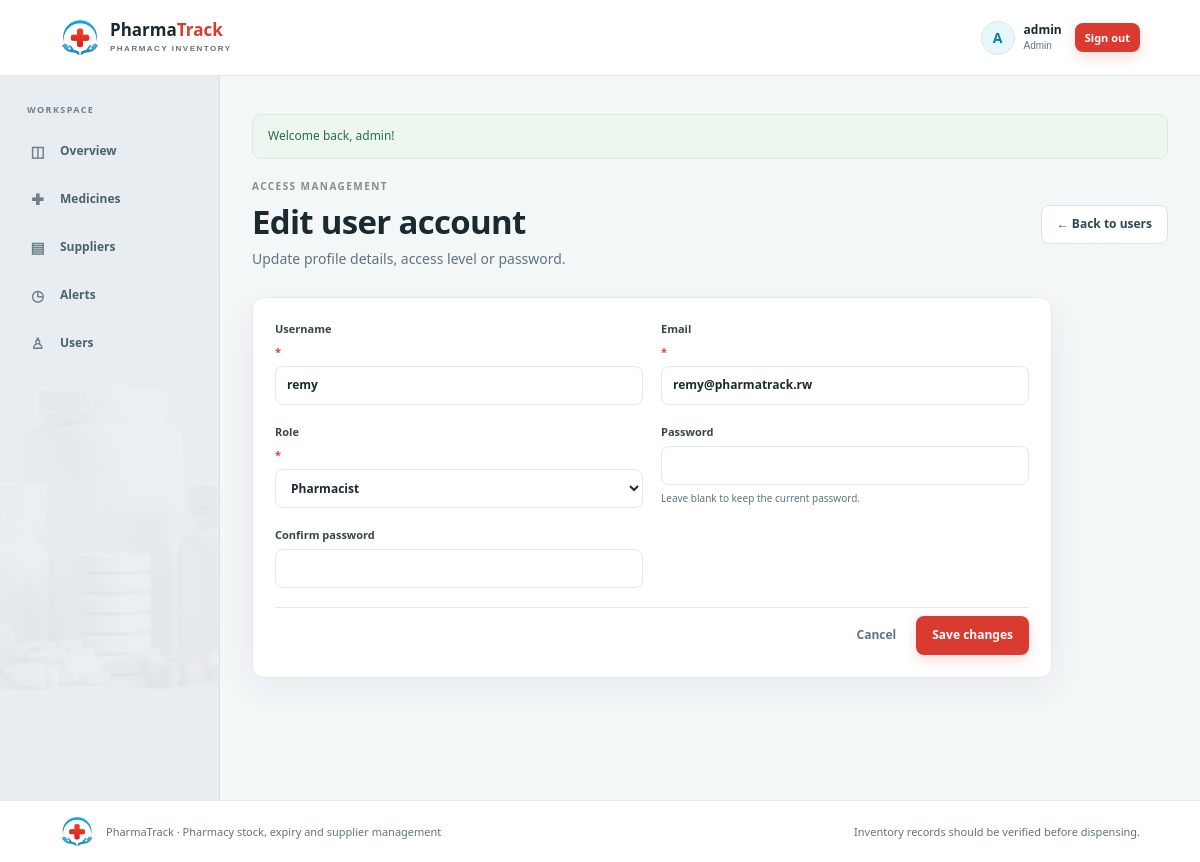
Page /public/index.php?r=user-form&id=2 (signed in) on the committed database.
### tables this page shows
CREATE TABLE IF NOT EXISTS users (
    user_id       INT UNSIGNED NOT NULL AUTO_INCREMENT,
    username      VARCHAR(50)  NOT NULL,
    email         VARCHAR(100) NOT NULL,
    password_hash VARCHAR(255) NOT NULL,
    role          ENUM('admin', 'pharmacist') NOT NULL DEFAULT 'pharmacist',
    created_at    TIMESTAMP NOT NULL DEFAULT CURRENT_TIMESTAMP,
    PRIMARY KEY (user_id),
    UNIQUE KEY uq_users_username (username),
    UNIQUE KEY uq_users_email (email)
);

### src/Core/View.php (called while the page is built, shortened)
<?php
final class View
{
    public static function render(string $view, array $data = []): void
    {
        $viewFile = APP_ROOT . '/src/Views/' . $view . '.php';
        $data += [
            'flash'  => Flash::get(),
            'errors' => Flash::errors(),
            'old'    => Flash::old(),
        ];
        extract($data, EXTR_SKIP);
        require APP_ROOT . '/src/Views/layouts/header.php';
        require $viewFile;
        require APP_ROOT . '/src/Views/layouts/footer.php';
    }
}

### src/Controllers/UserController.php (called while the page is built, shortened)
<?php
final class UserController
{
    public function form(): void
    {
        Auth::requireAdmin();
        $id   = (int) ($_GET['id'] ?? 0);
        $user = $id > 0 ? User::find($id) : null;
        View::render('users/form', [
            'title' => $user ? 'Edit user' : 'Add user',
            'user'  => $user,
        ]);
    }
}

### public/index.php (called while the page is built, shortened)
<?php
require dirname(__DIR__) . '/src/bootstrap.php';
$routes = [
    'login'          => [AuthController::class, 'login'],
    'register'       => [AuthController::class, 'register'],
    'logout'         => [AuthController::class, 'logout'],
    'dashboard'      => [DashboardController::class, 'index'],
    'medicines'      => [MedicineController::class, 'index'],
    'medicine-form'  => [MedicineController::class, 'form'],
    'medicine-save'  => [MedicineController::class, 'save'],
    'medicine-delete'=> [MedicineController::class, 'delete'],
    'suppliers'      => [SupplierController::class, 'index'],
    'supplier-form'  => [SupplierController::class, 'form'],
    'supplier-save'  => [SupplierController::class, 'save'],
    'supplier-delete'=> [SupplierController::class, 'delete'],
    'alerts'         => [AlertController::class, 'index'],
    'alert-create'   => [AlertController::class, 'create'],
    'alert-form'     => [AlertController::class, 'form'],
    'alert-resolve'  => [AlertController::class, 'resolve'],
    'alert-delete'   => [AlertController::class, 'delete'],
    'alert-sync'     => [AlertController::class, 'sync'],
    'users'          => [UserController::class, 'index'],
    'user-form'      => [UserController::class, 'form'],
    'user-save'      => [UserController::class, 'save'],
    'user-delete'    => [UserController::class, 'delete'],
];
$route = isset($_GET['r']) && is_string($_GET['r'])
    ? trim($_GET['r'])
    : (Auth::check() ? 'dashboard' : 'login');
[$controllerClass, $method] = $routes[$route];
try {
    (new $controllerClass())->{$method}();
} catch (Throwable $exception) {
    error_log(sprintf(
        'Unhandled %s: %s in %s:%d',
        $exception::class,
        $exception->getMessage(),
        $exception->getFile(),
        $exception->getLine()
    ));
    http_response_code(500);
    View::render('errors/500', ['title' => 'Server error']);
}

### src/bootstrap.php (called while the page is built, shortened)
<?php
require __DIR__ . '/Support/autoload.php';
function e(mixed $value): string
{
    return htmlspecialchars((string) $value, ENT_QUOTES | ENT_SUBSTITUTE, 'UTF-8');
}
function url(string $route = 'dashboard', array $params = []): string
{
    return BASE_URL . '/index.php?' . http_build_query(['r' => $route] + $params);
}

### src/Core/Auth.php (called while the page is built, shortened)
<?php
final class Auth
{
    private static ?array $cachedUser = null;
    private static bool $loaded = false;
    public static function check(): bool
    {
        return self::user() !== null;
    }
    public static function user(): ?array
    {
        if (self::$loaded) {
            return self::$cachedUser;
        }
        self::$loaded = true;
        $id = (int) ($_SESSION['user_id'] ?? 0);
        $user = User::find($id);
        return self::$cachedUser = $user;
    }
    public static function isAdmin(): bool
    {
        $user = self::user();
        return $user !== null && $user['role'] === 'admin';
    }
    public static function requireLogin(): void
    {
        if (self::check()) {
            return;
        }
    }
    public static function requireAdmin(): void
    {
        self::requireLogin();
        if (self::isAdmin()) {
            return;
        }
    }
}

### src/Support/autoload.php (called while the page is built, shortened)
<?php
spl_autoload_register(function (string $class): void {
    $prefix = 'App\\';
    $relative = substr($class, strlen($prefix));
    $file     = dirname(__DIR__) . DIRECTORY_SEPARATOR
              . str_replace('\\', DIRECTORY_SEPARATOR, $relative) . '.php';
});

### src/Config/Database.php (called while the page is built, shortened)
<?php
final class Database
{
    private static ?PDO $pdo = null;
    public static function pdo(): PDO
    {
        if (self::$pdo instanceof PDO) {
            return self::$pdo;
        }
        $host = getenv('DB_HOST') ?: '127.0.0.1';
        $name = getenv('DB_NAME') ?: 'pharmacy_stock_alert';
        $user = getenv('DB_USER') ?: 'root';
        $pass = getenv('DB_PASS') ?: '';
        $dsn = "mysql:host={$host};dbname={$name};charset=utf8mb4";
        try {
            self::$pdo = new PDO($dsn, $user, $pass, [
                PDO::ATTR_ERRMODE            => PDO::ERRMODE_EXCEPTION,
                PDO::ATTR_DEFAULT_FETCH_MODE => PDO::FETCH_ASSOC,
                PDO::ATTR_EMULATE_PREPARES   => false,
            ]);
        } catch (PDOException $exception) {
            error_log('Database connection failed: ' . $exception->getMessage());
            http_response_code(500);
            exit('Database connection failed. Check src/Config/Database.php and make sure MySQL is running.');
        }
        return self::$pdo;
    }
}

### src/Models/User.php (called while the page is built, shortened)
<?php
final class User
{
    public static function find(int $id): ?array
    {
        $stmt = Database::pdo()->prepare(
            'SELECT user_id, username, email, password_hash, role, created_at FROM users WHERE user_id = :id'
        );
        $stmt->execute([':id' => $id]);
        return $stmt->fetch() ?: null;
    }
}

### src/Core/Flash.php (called while the page is built, shortened)
<?php
final class Flash
{
    public static function get(): ?array
    {
        $flash = $_SESSION[self::FLASH] ?? null;
        return is_array($flash) ? $flash : null;
    }
    public static function old(): array
    {
        $old = $_SESSION[self::OLD] ?? [];
        return is_array($old) ? $old : [];
    }
}

### src/Views/users/form.php (the view, shortened to what this page needs)
<?php
$isEditing = $user !== null;
$value = static fn(string $key, mixed $fallback = ''): mixed => $old[$key] ?? ($user[$key] ?? $fallback);
?>
<section class="page-heading"><div><span class="eyebrow">ACCESS MANAGEMENT</span><h1><?= $isEditing ? 'Edit user account' : 'Add a user account' ?></h1><p class="muted"><?= $isEditing ? 'Update profile details, access level or password.' : 'Create a new account for a pharmacist or administrator.' ?></p></div><a class="button button-secondary" href="<?= e(url('users')) ?>">← Back to users</a></section>
<section class="panel form-panel"><form method="post" action="<?= e(url('user-save')) ?>" class="form-stack">
    <div class="form-grid">
        <label>Username <span class="required">*</span><input name="username" type="text" minlength="3" maxlength="50" pattern="[A-Za-z0-9_]{3,50}" required value="<?= e($value('username')) ?>"></label>
        <label>Email <span class="required">*</span><input name="email" type="email" maxlength="100" required value="<?= e($value('email')) ?>"></label>
        <label>Role <span class="required">*</span><select name="role" required><option value="pharmacist" <?= $value('role', 'pharmacist') === 'pharmacist' ? 'selected' : '' ?>>Pharmacist</option></select></label>
        <label>Password <input name="password" type="password" minlength="8" autocomplete="new-password" <?= $isEditing ? '' : 'required' ?>><?php if ($isEditing): ?><small class="field-hint">Leave blank to keep the current password.</small><?php endif; ?></label>
        <label>Confirm password <input name="password_confirm" type="password" minlength="8" autocomplete="new-password" <?= $isEditing ? '' : 'required' ?>></label>
    </div>
    <div class="form-actions"><a class="button button-quiet" href="<?= e(url('users')) ?>">Cancel</a><button class="button button-primary" type="submit"><?= $isEditing ? 'Save changes' : 'Create account' ?></button></div>
</form></section>

### src/Views/layouts/header.php (shortened to what this page needs)
<?php
$currentUser = Auth::user();
$isGuest = $currentUser === null;
?>
<!DOCTYPE html>
<html lang="en">
<head>
    <link rel="stylesheet" href="<?= e(BASE_URL) ?>/assets/app.css?v=<?= e((string) filemtime(APP_ROOT . '/public/assets/app.css')) ?>">
</head>
<body class="<?= !empty($authLayout) ? 'auth-page' : '' ?>">
<header class="site-header">
    <a class="brand" href="<?= e(url($isGuest ? 'login' : 'dashboard')) ?>">
        <img class="brand-logo" src="<?= e(BASE_URL) ?>/assets/images/logo-mark.png" alt="" width="40" height="40">
        <span>Pharma<span class="brand-light">Track</span><small>PHARMACY INVENTORY</small></span>
    </a>
    <?php if (!$isGuest): ?>
        <div class="account">
            <span class="account-avatar" aria-hidden="true"><?= e(strtoupper(substr($currentUser['username'], 0, 1))) ?></span>
            <span class="account-name"><strong><?= e($currentUser['username']) ?></strong><small><?= e(ucfirst($currentUser['role'])) ?></small></span>
            <form method="post" action="<?= e(url('logout')) ?>">
                <button class="button button-primary button-small sign-out-button" type="submit">Sign out</button>
            </form>
        </div>
    <?php endif; ?>
</header>
<?php if (!$isGuest): ?>
    <div class="app-layout">
        <aside class="sidebar" id="primary-nav">
            <span class="sidebar-label">WORKSPACE</span>
            <nav class="primary-nav" aria-label="Main navigation">
                <a href="<?= e(url('dashboard')) ?>" class="<?= ($title ?? '') === 'Dashboard' ? 'active' : '' ?>"><span class="nav-icon" aria-hidden="true">◫</span>Overview</a>
                <a href="<?= e(url('medicines')) ?>" class="<?= str_starts_with((string) ($title ?? ''), 'Medicine') ? 'active' : '' ?>"><span class="nav-icon" aria-hidden="true">✚</span>Medicines</a>
                <a href="<?= e(url('suppliers')) ?>" class="<?= str_starts_with((string) ($title ?? ''), 'Supplier') ? 'active' : '' ?>"><span class="nav-icon" aria-hidden="true">▤</span>Suppliers</a>
                <a href="<?= e(url('alerts')) ?>" class="<?= str_starts_with((string) ($title ?? ''), 'Stock alert') || ($title ?? '') === 'Create alert' ? 'active' : '' ?>"><span class="nav-icon" aria-hidden="true">◷</span>Alerts</a>
                <a href="<?= e(url('users')) ?>" class="<?= str_starts_with((string) ($title ?? ''), 'User') ? 'active' : '' ?>"><span class="nav-icon" aria-hidden="true">♙</span>Users</a>
            </nav>
        </aside>
        <main class="page-shell">
<?php else: ?>
<main class="page-shell<?= $isGuest ? ' guest-shell' : '' ?><?= !empty($authLayout) ? ' auth-shell' : '' ?>">
<?php endif; ?>
    <?php if (!empty($flash)): ?>
        <div class="flash flash-<?= e($flash['type'] ?? 'info') ?>" role="status"><?= e($flash['message'] ?? '') ?></div>
    <?php endif; ?>

### rows in the picture
users: username "A", username "admin", role "Admin"
users: username "remy", email "remy@pharmatrack.rw", role "Pharmacist"

### other values in the picture
$flash['message'] "Welcome back, admin!"
